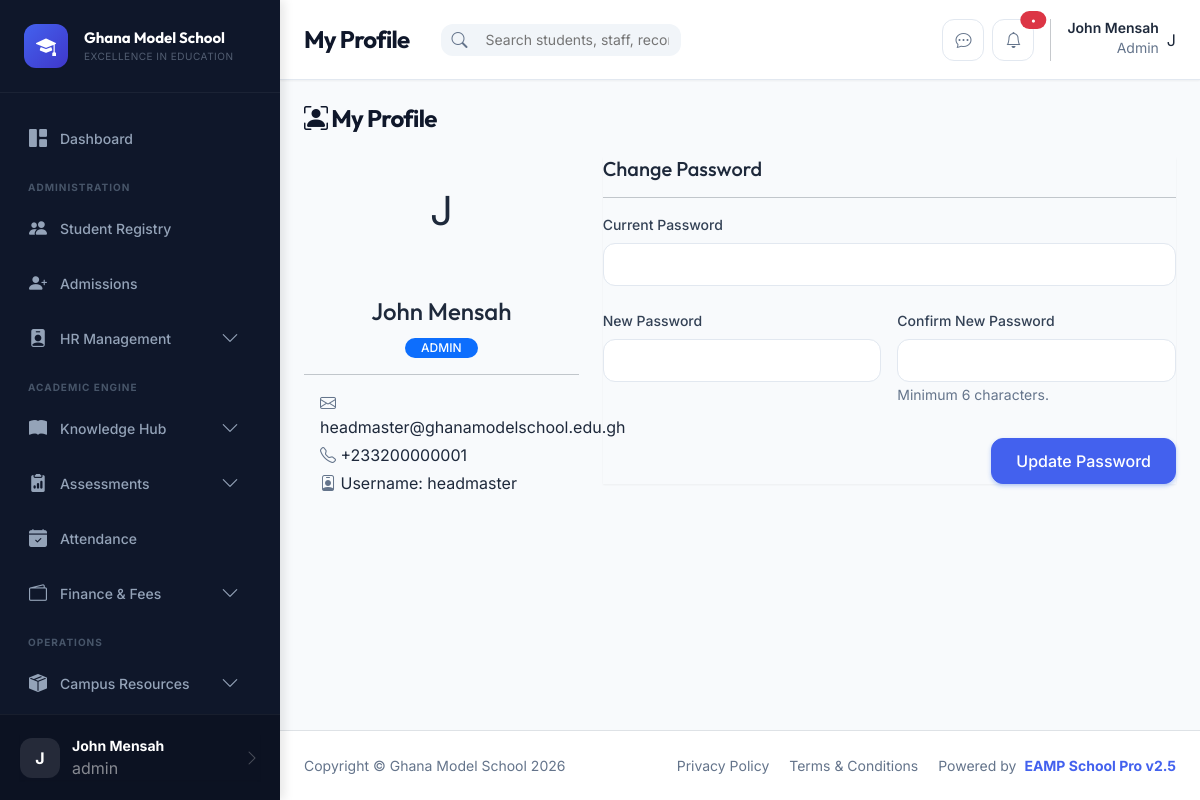
Screenshot of /profile (signed in) with the database file from the repository.
### tables this page shows
CREATE TABLE users (
    id INT PRIMARY KEY AUTO_INCREMENT,
    role ENUM('super_admin','admin','teacher','accountant','parent') NOT NULL,
    username VARCHAR(50) UNIQUE NOT NULL,
    password VARCHAR(255) NOT NULL,
    email VARCHAR(100),
    phone VARCHAR(20),
    full_name VARCHAR(100) NOT NULL,
    is_active BOOLEAN DEFAULT 1,
    created_at TIMESTAMP DEFAULT CURRENT_TIMESTAMP,
    INDEX idx_username (username),
    INDEX idx_role (role)
);

### modules/profile/ProfileController.php (called while the page is built, shortened)
<?php
class ProfileController extends Controller {
    public function index() {
        $db = getDbConnection();
        $user = $db->query("SELECT * FROM users WHERE id = " . Auth::getUserId())->fetch();
        $data = [
            'pageTitle' => 'My Profile',
            'user' => $user
        ];
        $this->view('profile/index', $data);
    }
}

### core/Router.php (called while the page is built, shortened)
<?php
class Router {
    public function route($url) {
        $url = $this->parseUrl($url);
        $module = isset($url[0]) ? $url[0] : 'dashboard';
        $action = isset($url[1]) ? $url[1] : 'index';
        $params = array_slice($url, 2);
        $this->loadController($module, $action, $params);
    }
    private function loadController($module, $action, $params = []) {
        $controller = new $controllerClass();
        call_user_func_array([$controller, $action], $params);
    }
    private function parseUrl($url) {
        if (!empty($url)) {
            $url = filter_var($url, FILTER_SANITIZE_URL);
            $url = rtrim($url, '/');
            $url = explode('/', $url);
            return $url;
        }
        return [];
    }
}

### index.php (called while the page is built, shortened)
<?php
require_once CORE_PATH . '/Router.php';
require_once CORE_PATH . '/Auth.php';
require_once CORE_PATH . '/Security.php';
$router = new Router();
$url = isset($_GET['url']) ? $_GET['url'] : '';
$router->route($url);

### core/Auth.php (called while the page is built, shortened)
<?php
class Auth {
    public static function getUserId() {
        return isset($_SESSION['user_id']) ? $_SESSION['user_id'] : null;
    }
}

### core/Security.php (called while the page is built, shortened)
<?php
class Security {
    public static function clean($data) {
        return htmlspecialchars((string)$data, ENT_QUOTES, 'UTF-8');
    }
}

### templates/profile/index.php (the view, shortened to what this page needs)
<div class="row mb-4">
    <div class="col-md-12">
        <h2 class="page-title"><i class="bi bi-person-bounding-box"></i> My Profile</h2>
    </div>
</div>
<div class="row">
    <div class="col-md-4 mb-4">
        <div class="table-card text-center py-4">
            <div class="user-avatar mx-auto mb-3" style="width: 100px; height: 100px; font-size: 40px;">
                <?php echo strtoupper(substr($user['full_name'], 0, 1)); ?>
            </div>
            <h4><?php echo Security::clean($user['full_name']); ?></h4>
            <span class="badge bg-primary px-3"><?php echo strtoupper(str_replace('_', ' ', $user['role'])); ?></span>
            <hr>
            <div class="text-start px-3">
                <p class="mb-1"><i class="bi bi-envelope text-muted"></i> <?php echo Security::clean($user['email']); ?></p>
                <p class="mb-1"><i class="bi bi-telephone text-muted"></i> <?php echo Security::clean($user['phone'] ?? 'N/A'); ?></p>
                <p class="mb-0"><i class="bi bi-person-badge text-muted"></i> Username: <?php echo Security::clean($user['username']); ?></p>
            </div>
        </div>
    </div>
    <div class="col-md-8">
        <div class="table-card shadow-sm border-0">
            <h5>Change Password</h5>
            <hr>
            <form action="<?php echo BASE_URL; ?>profile/updatePassword" method="POST" class="mt-3">
                <div class="row g-3">
                    <div class="col-md-12 mb-2">
                        <label class="form-label">Current Password</label>
                        <input type="password" name="current_password" class="form-control" required>
                    </div>
                    <div class="col-md-6">
                        <label class="form-label">New Password</label>
                        <input type="password" name="new_password" class="form-control" required>
                    </div>
                    <div class="col-md-6">
                        <label class="form-label">Confirm New Password</label>
                        <input type="password" name="confirm_password" class="form-control" required>
                        <small class="text-muted">Minimum 6 characters.</small>
                    </div>
                </div>
                <div class="mt-4 pt-2 text-end">
                    <button type="submit" class="btn btn-primary px-4">Update Password</button>
                </div>
            </form>
        </div>
    </div>
</div>

### assets/css/variables.css (style rules this page uses)
:root { --primary: #2563EB; --primary-hover: #1D4ED8; --primary-light: #3B82F6; --primary-soft: rgba(37, 99, 235, 0.1); --secondary: #64748B; --secondary-hover: #475569; --success: #16A34A; --success-soft: rgba(22, 163, 74, 0.1); --warning: #F59E0B; --warning-soft: rgba(245, 158, 11, 0.1); --danger: #DC2626; --danger-soft: rgba(220, 38, 38, 0.1); --info: #0EA5E9; --info-soft: rgba(14, 165, 233, 0.1); --dark: #1E293B; --dark-muted: #334155; --body-bg: #F8FAFC; --card-bg: #FFFFFF; --border-color: #E2E8F0; --border-hover: #CBD5E1; --text-primary: #0F172A; --text-secondary: #334155; --text-muted: #64748B; --text-light: #94A3B8; --sidebar-bg: #0F172A; --sidebar-text: #94A3B8; --sidebar-hover: rgba(255, 255, 255, 0.05); --sidebar-active: var(--primary); --space-xs: 4px; --space-sm: 8px; --space-md: 16px; --space-lg: 24px; --space-xl: 32px; --space-2xl: 48px; --radius-sm: 6px; --radius-md: 10px; --radius-lg: 14px; --radius-xl: 20px; --radius-2xl: 28px; --radius-full: 9999px; --shadow-xs: 0 1px 2px rgba(0, 0, 0, 0.05); --shadow-sm: 0 1px 3px rgba(0, 0, 0, 0.1), 0 1px 2px rgba(0, 0, 0, 0.06); --shadow-md: 0 4px 6px -1px rgba(0, 0, 0, 0.1), 0 2px 4px -1px rgba(0, 0, 0, 0.06); --shadow-lg: 0 10px 15px -3px rgba(0, 0, 0, 0.1), 0 4px 6px -2px rgba(0, 0, 0, 0.05); --shadow-xl: 0 20px 25px -5px rgba(0, 0, 0, 0.1), 0 10px 10px -5px rgba(0, 0, 0, 0.04); --transition-fast: 150ms ease; --transition-normal: 250ms ease; --transition-slow: 350ms ease; --font-sans: 'Inter', -apple-system, BlinkMacSystemFont, 'Segoe UI', Roboto, sans-serif; --font-display: 'Outfit', var(--font-sans); --font-mono: 'JetBrains Mono', 'Fira Code', monospace; --text-xs: 0.75rem; --text-sm: 0.875rem; --text-base: 1rem; --text-lg: 1.125rem; --text-xl: 1.25rem; --text-2xl: 1.5rem; --text-3xl: 1.875rem; --text-4xl: 2.25rem; --leading-tight: 1.25; --leading-normal: 1.5; --leading-relaxed: 1.75; --z-dropdown: 1000; --z-sticky: 1020; --z-fixed: 1030; --z-modal-backdrop: 1040; --z-modal: 1050; --z-popover: 1060; --z-tooltip: 1070; --z-toast: 1080; }

### assets/css/components.css (style rules this page uses)
.btn { font-weight: 500; padding: 10px 20px; border-radius: var(--radius-md); transition: all var(--transition-fast); display: inline-flex; align-items: center; justify-content: center; gap: 8px; }
.btn-primary { background: var(--primary); border-color: var(--primary); color: white; box-shadow: 0 2px 4px rgba(37, 99, 235, 0.3); }
.badge { font-weight: 500; padding: 4px 10px; font-size: var(--text-xs); border-radius: var(--radius-full); }
.text-muted { color: var(--text-muted) !important; }
.shadow-sm { box-shadow: var(--shadow-sm) !important; }

### assets/css/forms.css (style rules this page uses)
.form-label { display: block; font-weight: 500; color: var(--text-secondary); margin-bottom: var(--space-sm); font-size: var(--text-sm); }
.form-control, .form-select { border: 1px solid var(--border-color); border-radius: var(--radius-md); padding: 10px 14px; font-size: var(--text-sm); transition: border-color var(--transition-fast), box-shadow var(--transition-fast); background-color: var(--card-bg); }
.form-control::placeholder { color: var(--text-light); }

### templates/layout.php (style rules this page uses)
:root { --primary: #4361ee; --primary-light: #4895ef; --primary-soft: rgba(67, 97, 238, 0.1); --secondary: #3f37c9; --accent: #4cc9f0; --success: #4cc9f0; --info: #4895ef; --warning: #f72585; --danger: #ef233c; --sidebar-width: 280px; --sidebar-bg: #0f172a; --sidebar-text: #94a3b8; --sidebar-hover-bg: rgba(255, 255, 255, 0.05); --body-bg: #f8fafc; --topbar-height: 80px; --radius-xl: 24px; --radius-lg: 16px; --radius-md: 12px; --transition: all 0.3s cubic-bezier(0.4, 0, 0.2, 1); --shadow-sm: 0 1px 2px 0 rgb(0 0 0 / 0.05); --shadow: 0 4px 6px -1px rgb(0 0 0 / 0.1), 0 2px 4px -2px rgb(0 0 0 / 0.1); --shadow-lg: 0 10px 15px -3px rgb(0 0 0 / 0.1), 0 4px 6px -4px rgb(0 0 0 / 0.1); --glass: rgba(255, 255, 255, 0.85); --glass-border: rgba(255, 255, 255, 0.5); }
body { font-family: 'Inter', sans-serif; background-color: var(--body-bg); color: #1e293b; overflow-x: hidden; -webkit-font-smoothing: antialiased; }
h1, h2, h3, h4, h5, h6, .page-title, .school-info h4 { font-family: 'Outfit', sans-serif; }
.page-title { font-size: 24px; font-weight: 700; color: #0f172a; margin: 0; letter-spacing: -0.03em; }

### rows the page displays
users: full_name "J", full_name "John Mensah", role "ADMIN", email "headmaster@ghanamodelschool.edu.gh", phone "+233200000001", username "headmaster"

### other values shown
setting('school_name', SCHOOL_NAME) "Ghana Model School"
setting('school_motto', SCHOOL_MOTTO) "EXCELLENCE IN EDUCATION"
substr(Auth::getFullName(), 0, 1) "J"
Auth::getFullName() "John Mensah"
Auth::getRole() "admin"
$pageTitle "My Profile"
Auth::getRole() "Admin"
SCHOOL_NAME "Ghana Model School"
